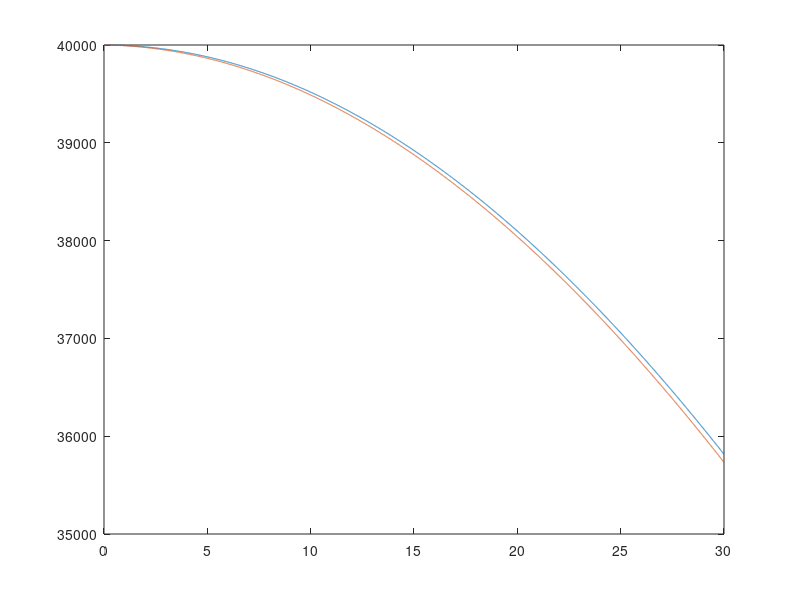
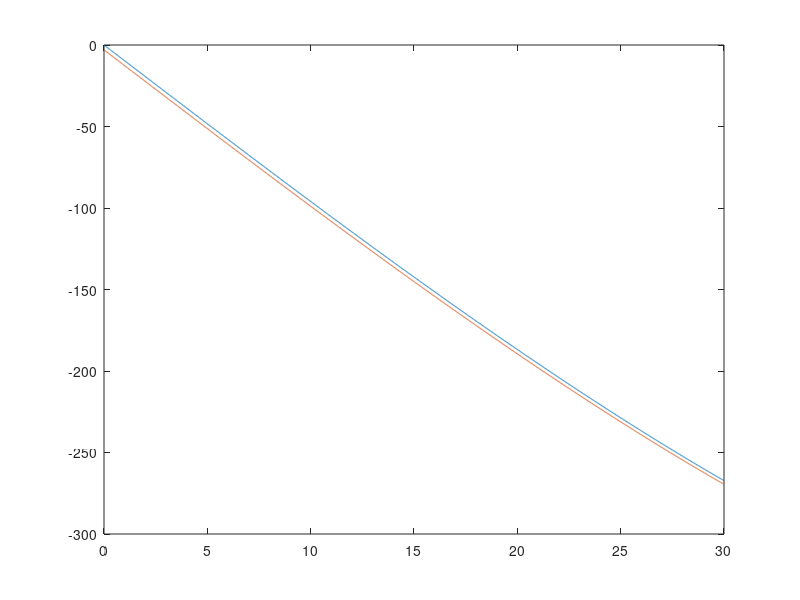

The MATLAB source for these figures, in order:
y0 = 40000;

g0 = 9.81;
m = 105;
S = 1.2;
cu = 1;
r = 6371000;
rhoz = 1.225;
g = @(y) g0 * (r / (r + y))^2;


visine = [0 2000 4000 6000 8000 10000 15000 20000 25000 30000 40000]';
gostote = [1.225 1.007 0.8194 0.6601 0.5258 0.4135 0.1948 0.08891 0.04008 0.01841 0.003996]';
A = [ones(size(visine)), ((visine - 40000)/40000).^2, ((visine - 40000)/40000).^4];
x = A \ gostote;
rhoz = @(y) x(1) + x(2)*((y-40000)/40000)^2 + x(3)*((y-40000)/40000)^4;


f =  @(t, Y) -g(Y(1)) - rhoz(Y(1))*cu*S*Y(2)*abs(Y(2)) / (2*m);
F = @(t, Y) [Y(2); f(t, Y)];

tK = 30;
t = linspace(0, tK, 10000);

[~, Y] = ode45(F, t, [y0; 0]);
[~, Y2] = ode45(F, t, [y0; -3]);

Y2(end, 2) - Y(end, 2)

figure
plot(t, Y(:,1))
hold on
plot(t, Y2(:,1))
hold off
figure
plot(t, Y(:,2))
hold on
plot(t, Y2(:,2))
hold off